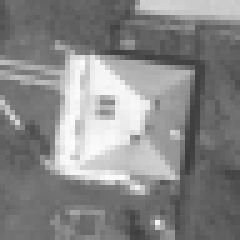
#> input picture advanced_vision_algorithms/mellin/data/wzor.pgm, 48 x 48 px (shown 5 times larger)
$ python correlation.py
#> lines starting #> are read from the running program, lines starting #| are printed output that depends on the picture
import cv2
import numpy as np
from matplotlib import pyplot

template = cv2.imread('data/wzor.pgm', 0)
#> template is the input picture: shape (48, 48); min 59, max 252, mean 135.1
im = cv2.imread('data/domek_s80.pgm', 0)
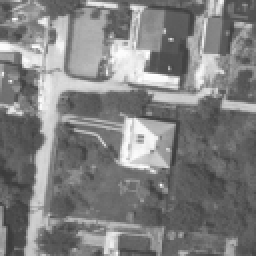
#> input picture advanced_vision_algorithms/mellin/data/domek_s80.pgm, 128 x 128 px (shown 2 times larger)
#> im is the input picture: shape (128, 128); min 59, max 255, mean 128.1
rows, columns = im.shape
#> rows = 128; columns = 128
rows_template, columns_template = template.shape
#> rows_template = 48; columns_template = 48

start_x = (columns - columns_template) // 2
#> start_x = 40
start_y = (rows - rows_template) // 2
#> start_y = 40

template2 = np.zeros(im.shape)
template2[start_x:(start_x+columns_template), start_y:(start_y+rows_template)] = template
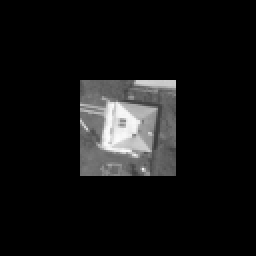
#> template2: shape (128, 128) float64 (shown 2 times larger); min 0, max 252, mean 19
template2 = np.fft.fftshift(template2)
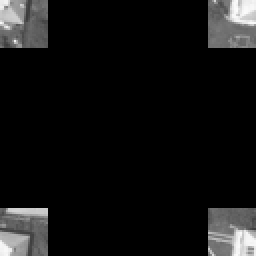
#> template2: shape (128, 128) float64 (shown 2 times larger); min 0, max 252, mean 19

f = np.fft.fft2(im)
f_template = np.fft.fft2(template2)
corr = f*f_template.conj()
#normalization - to get phase correlation
corr = corr/np.abs(corr)
ifft = np.fft.ifft2(corr)

y, x = np.unravel_index(np.argmax(abs(ifft)), ifft.shape)
#> y = 72; x = 73
print(y, x)
#| 72 73

template3 = np.zeros(im.shape)

dx = x - template.shape[1]//2
#> dx = 49
dy = y - template.shape[0]//2
#> dy = 48
translation_matrix = np.float32([[1,0,dx],[0,1,dy]])
#> translation_matrix = [[1, 0, 49], [0, 1, 48]]

result = cv2.warpAffine(template, translation_matrix, (template2.shape[1], template2.shape[0]))
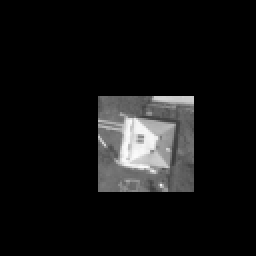
#> result: shape (128, 128) (shown 2 times larger); min 0, max 252, mean 19

pyplot.figure(0)
pyplot.imshow(im, cmap='gray')
pyplot.plot([x], [y], 'ro')

pyplot.figure(1)
pyplot.imshow(result, cmap='gray')
pyplot.plot([x], [y], 'ro')
pyplot.show()
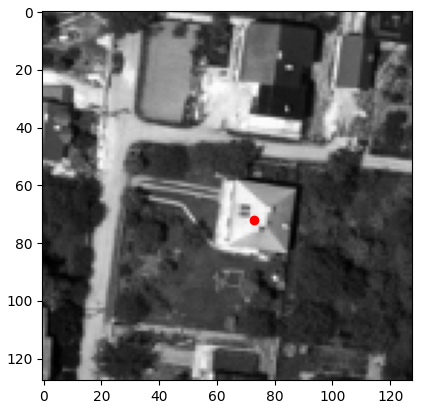
#> figure drawn by matplotlib, 1 panel
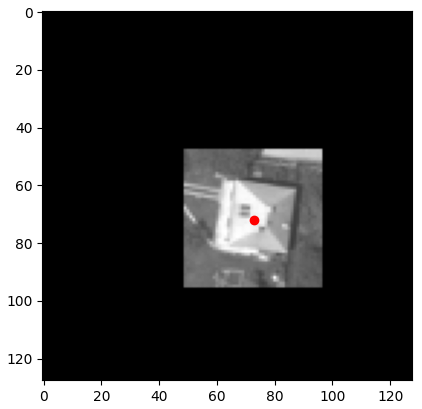
#> figure drawn by matplotlib, 1 panel
